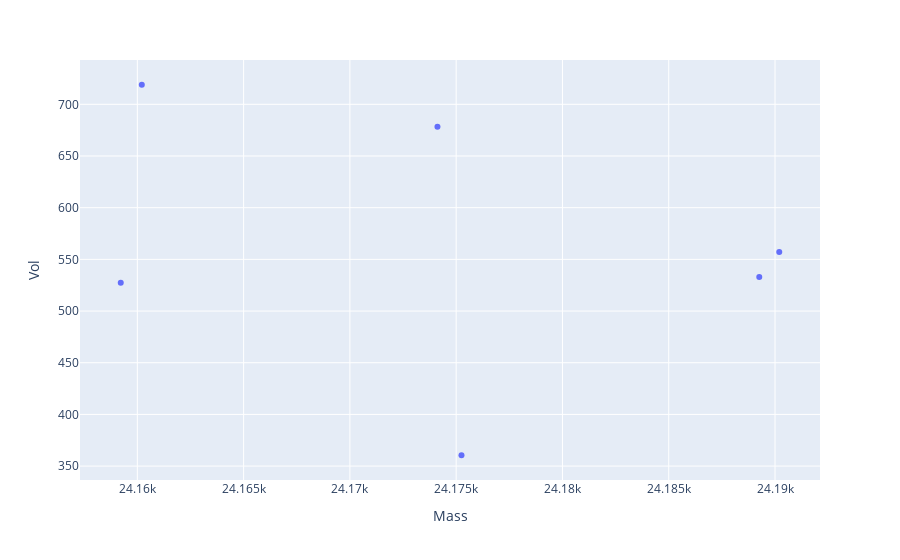

The notebook cell this image was saved under:
### Code cell


### Figure 1 — Plotly figure (JSON) as saved in the notebook; plotly's stock layout.template omitted (floating-point values rounded to 4 significant figures)
{"data": [{"hovertemplate": "Mass=%{x}<br>Vol=%{y}<extra></extra>", "legendgroup": "", "marker": {"color": "#636efa", "symbol": "circle"}, "mode": "markers", "name": "", "orientation": "v", "showlegend": false, "type": "scatter", "x": [24160.0, 24160.0, 24190.0, 24180.0, 24170.0, 24190.0], "xaxis": "x", "y": [718.9, 527.3, 557.0, 360.5, 678.4, 532.8], "yaxis": "y"}], "layout": {"legend": {"tracegroupgap": 0}, "margin": {"t": 60}, "xaxis": {"anchor": "y", "domain": [0, 1], "title": {"text": "Mass"}}, "yaxis": {"anchor": "x", "domain": [0, 1], "title": {"text": "Vol"}}}}
